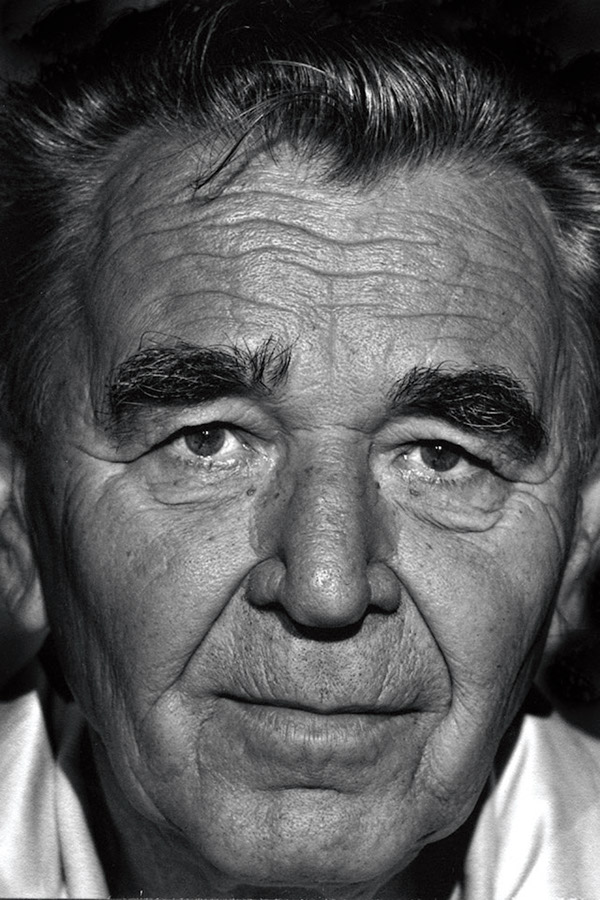
#> input picture Image_Processing_OpenCV/data/male.jpg, 600 x 900 px
$ jupyter execute understanding_OpenCV.ipynb   (shell and % lines are left out)
#> lines starting #> are read from the running program, lines starting #| are printed output that depends on the picture
[cell 1]
import numpy as np
import matplotlib.pyplot as plt

[cell 2]
import cv2

# Read Images

[cell 3]
img = cv2.imread("data/male.jpg")
#> img is the input picture: shape (900, 600, 3); mean B, G, R 90.5, 89.8, 89.8
img

[cell 4]
img.shape
#> Out = (900, 600, 3)

[cell 5]
plt.imshow(img)

[cell 6]
import matplotlib
import matplotlib.pyplot as plt
img_mat = matplotlib.image.imread("data/test.jpg")
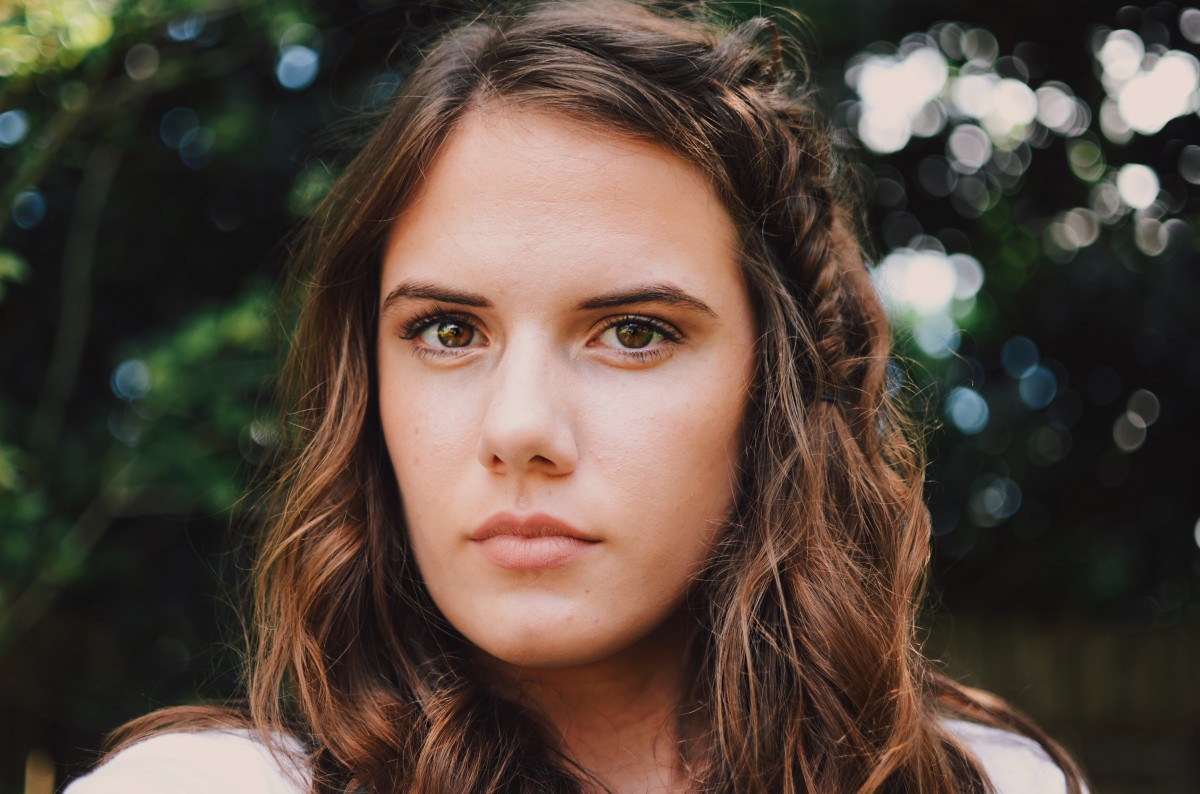
#> input picture Image_Processing_OpenCV/data/test.jpg, 1200 x 794 px
#> img_mat is the input picture: shape (794, 1200, 3); mean R, G, B 85.5, 71.3, 61.3
img_mat

[cell 7]
plt.imshow(img_mat)

[cell 8]
img_cv = cv2.imread("data/test.jpg")
img_cv

[cell 9]
plt.imshow(img_cv)

### Analyzing image by matplotlib

[cell 10]
r = img_mat[:,:,0]
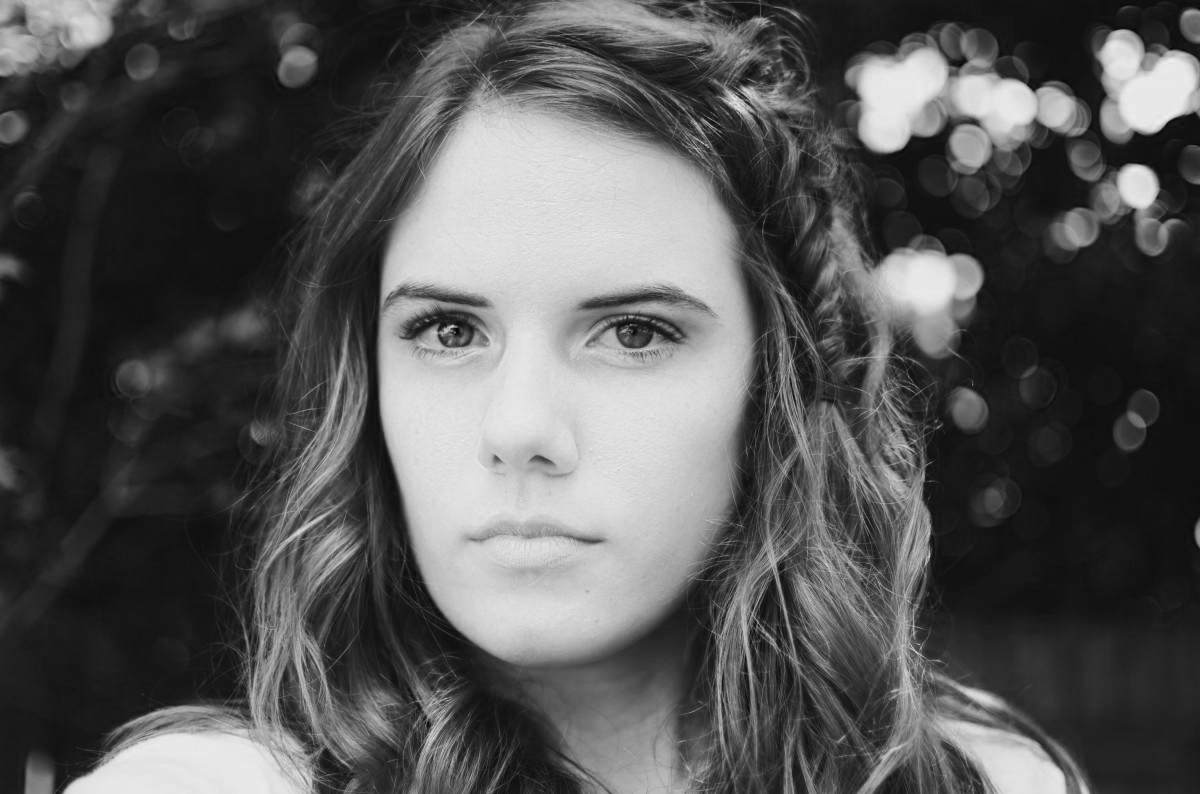
#> r: shape (794, 1200); min 1, max 239, mean 85.5
g = img_mat[:,:,1]
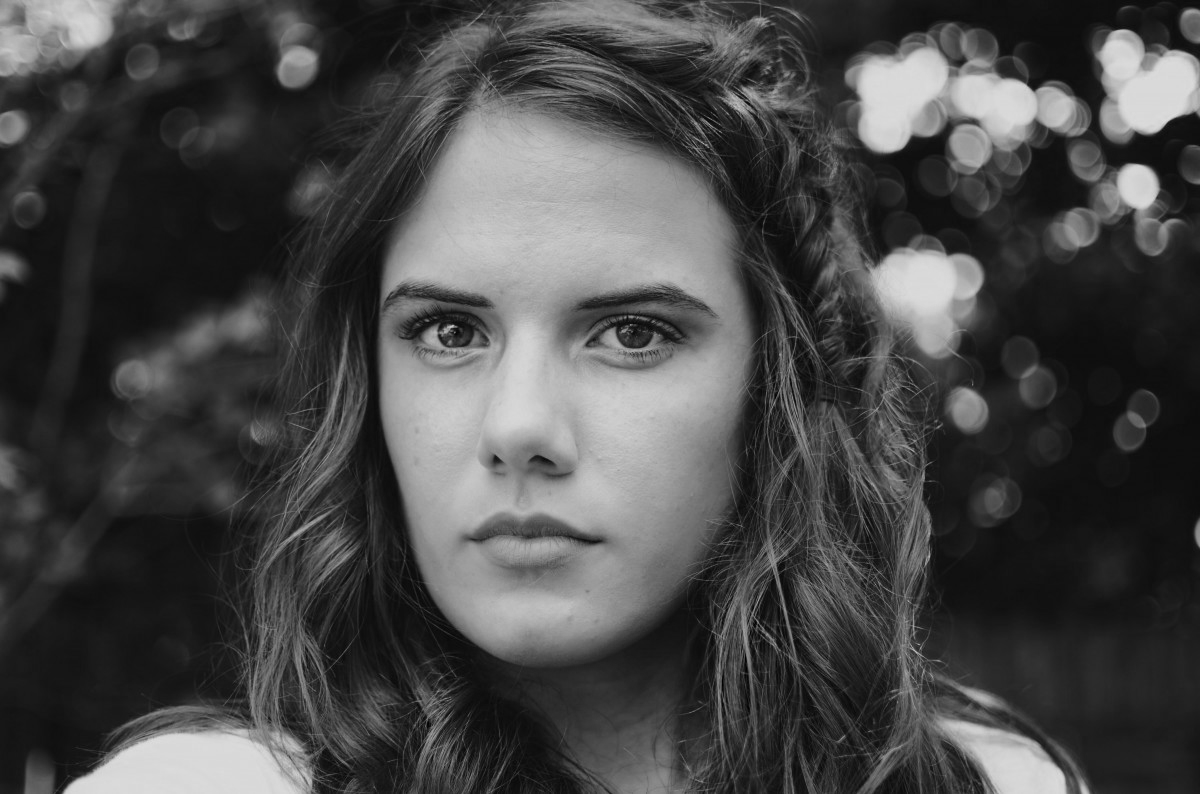
#> g: shape (794, 1200); min 0, max 223, mean 71.3
b = img_mat[:,:,2]
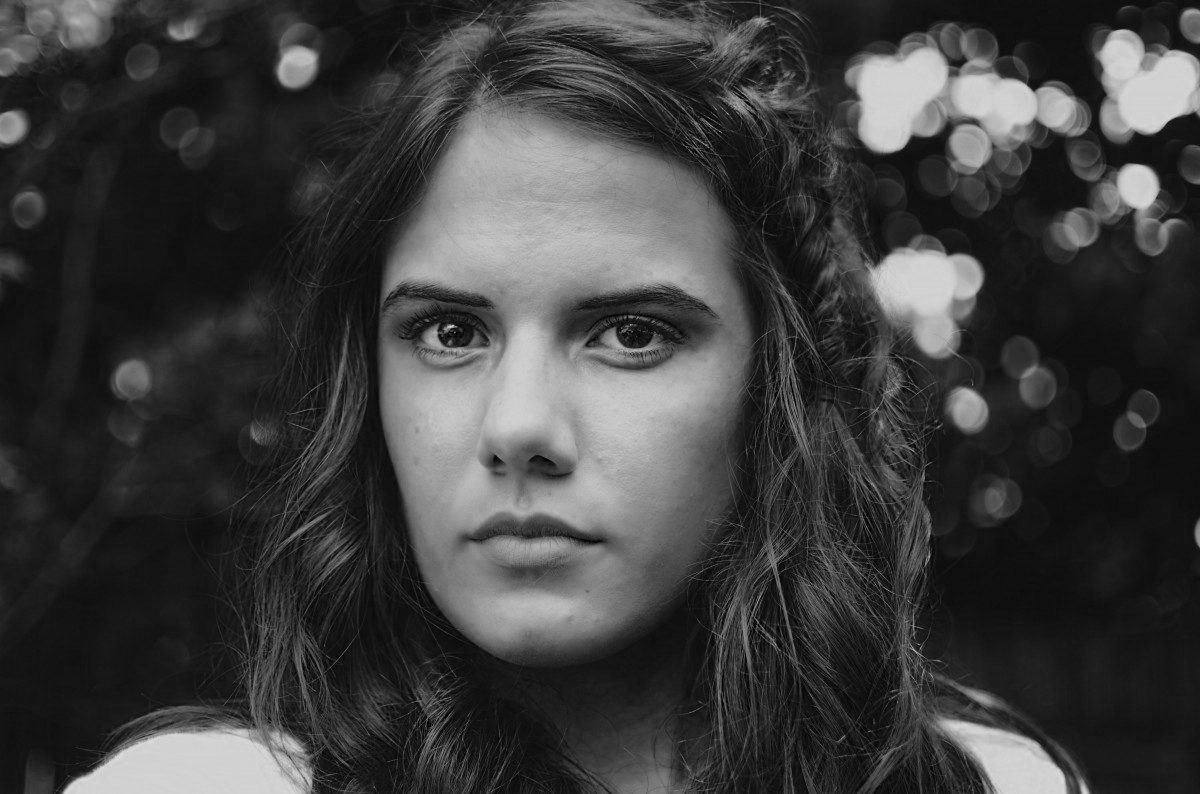
#> b: shape (794, 1200); min 0, max 223, mean 61.3

r.shape, g.shape, b.shape
#> Out = ((794, 1200), (794, 1200), (794, 1200))

[cell 11]
plt.imshow(r,cmap="gray")

[cell 12]
plt.imshow(g,cmap="gray")

[cell 13]
plt.imshow(b,cmap="gray")

#### Gray Scale : 2d

[cell 14]
gray = cv2.cvtColor(img_mat, cv2.COLOR_RGB2GRAY)

[cell 15]
plt.imshow(gray)

[cell 16]
gray2 = cv2.cvtColor(img_cv, cv2.COLOR_BGR2GRAY)
plt.imshow(gray2)

# Image Pixel

[cell 17]
arr = np.arange(0,100,1)
arr

[cell 18]
new_arr = arr.reshape((10,10))
new_arr

[cell 19]
plt.imshow(new_arr)
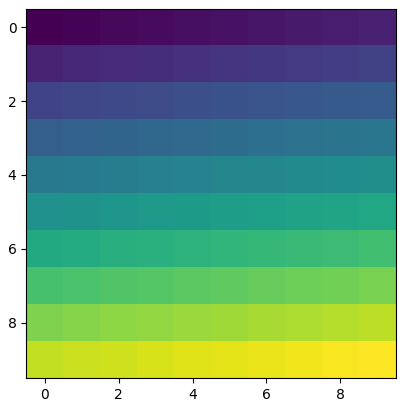
#> figure drawn by matplotlib, 1 panel

[cell 20]
arr2 = np.random.randint(0,150,(10,10))

[cell 21]
arr2

[cell 22]
plt.imshow(arr2)
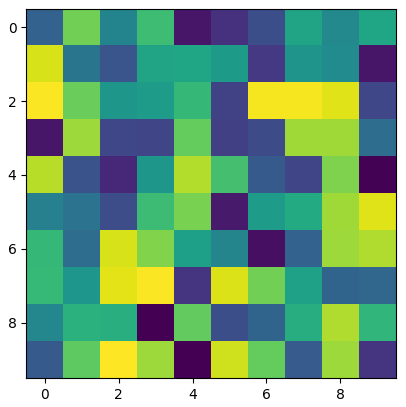
#> figure drawn by matplotlib, 1 panel

[cell 23]
plt.imshow(img_cv)

[cell 24]
gray_img = cv2.cvtColor(img_cv,cv2.COLOR_BGR2GRAY)

[cell 25]
plt.imshow(gray_img,cmap="gray")

[cell 26]
gray_img.shape
#> Out = (794, 1200)

[cell 27]
slice_img = gray_img[0:10,0:10]
slice_img

[cell 28]
plt.imshow(slice_img,cmap="gray")
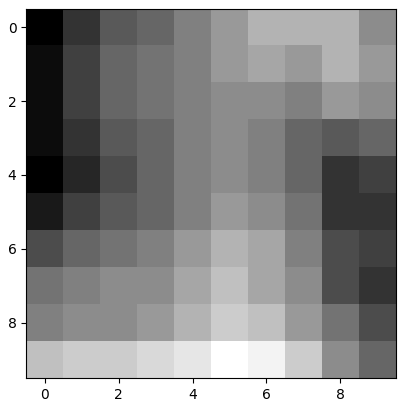
#> figure drawn by matplotlib, 1 panel

### Resizing Image

##### shrink image

[cell 29]
img_sh = cv2.resize(gray_img,(500,400),cv2.INTER_AREA)
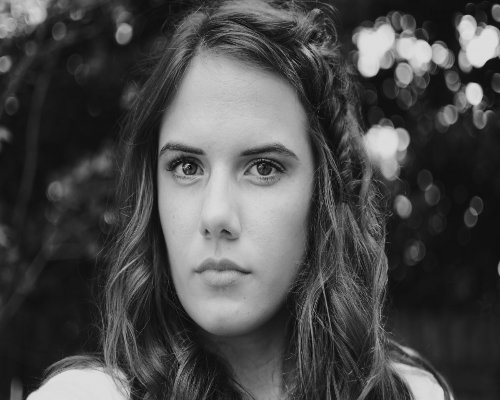
#> img_sh: shape (400, 500); min 8, max 223, mean 74.3
img_sh

[cell 30]
plt.imshow(img_sh,cmap="gray")

[cell 31]
img_sh.shape
#> Out = (400, 500)

##### enlarge image

[cell 32]
img_en = cv2.resize(gray_img, (2000,1600), cv2.INTER_CUBIC)
img_en

[cell 33]
plt.imshow(img_en,cmap="gray")

[cell 34]
img_en.shape
#> Out = (1600, 2000)
